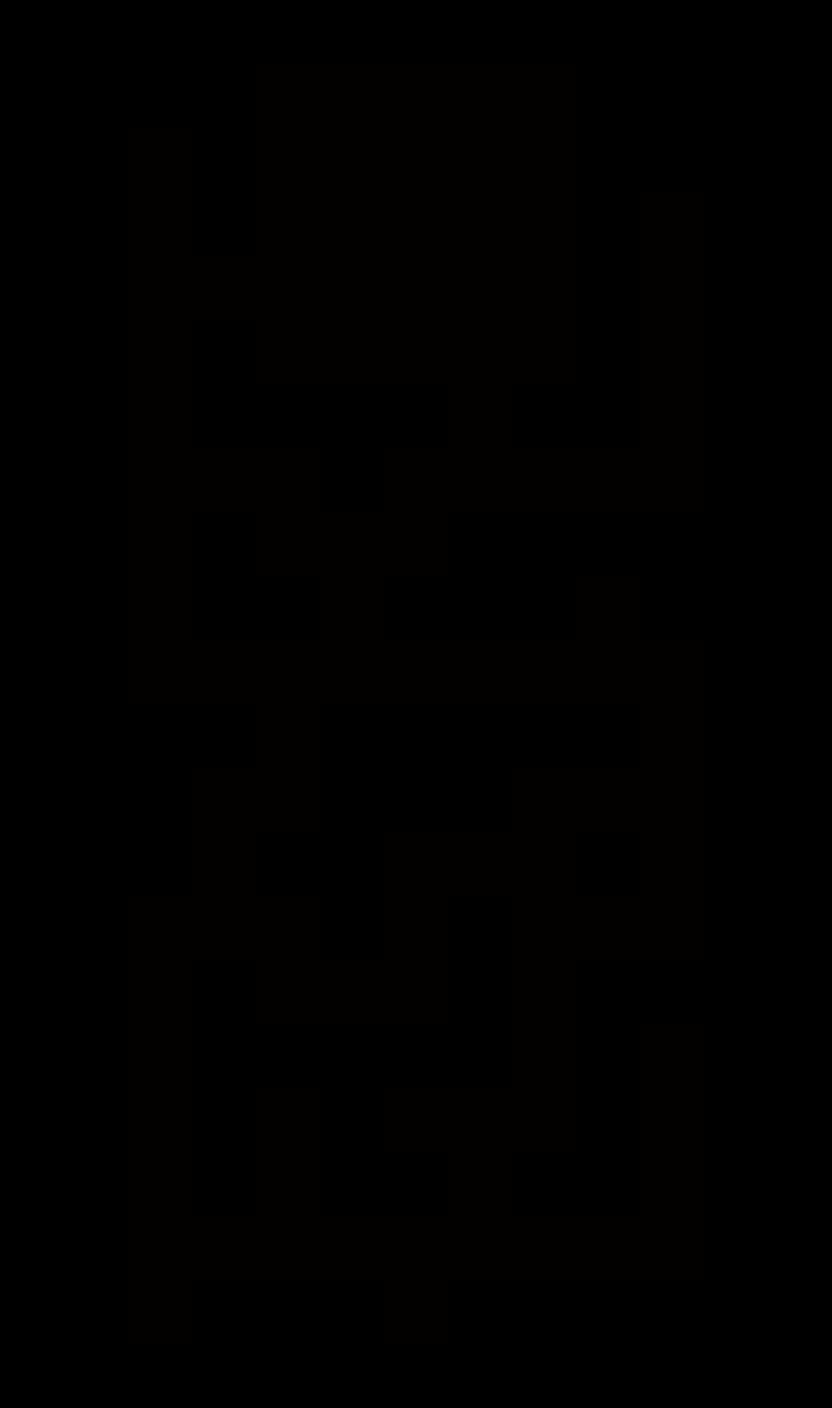

A level layout from a 2D game, rendered from its tile map. Below: a short description, then the map file with tile-grid data replaced by summaries:
An orthogonal 13x22 tile map with 64x64 px tiles, 1 tile layer (Tile Layer 1), 4 tilesets.

<map version="1.0" orientation="orthogonal" width="13" height="22" tilewidth="64" tileheight="64">
 <tileset firstgid="1" name="black" tilewidth="64" tileheight="64">
  <image source="../colors/black.png" width="64" height="64" />
  <tile id="0">
   <properties>
    <property name="" value="" />
   </properties>
  </tile>
 </tileset>
 <tileset firstgid="2" name="pattern04" tilewidth="64" tileheight="64">
  <image source="../patterns/pattern04.png" width="64" height="64" />
  <tile id="0">
   <properties>
    <property name="blocked" value="true" />
   </properties>
  </tile>
 </tileset>
 <tileset firstgid="3" name="pattern03" tilewidth="64" tileheight="64">
  <image source="../patterns/pattern03.png" width="64" height="64" />
 </tileset>
 <tileset firstgid="4" name="clear" tilewidth="64" tileheight="64">
  <image source="../colors/clear.png" width="64" height="64" />
  <tile id="0">
   <properties>
    <property name="blocked" value="true" />
   </properties>
  </tile>
 </tileset>
 <layer name="Tile Layer 1" width="13" height="22">
  <data>[286 cells, 250 non-empty, 2 distinct tile ids]</data>
 </layer>
 <imagelayer name="horse" width="13" height="22" />
</map>
